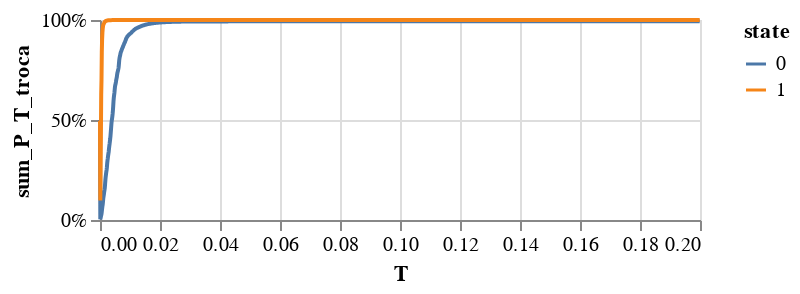

Here is the notebook cell this chart was saved with:
### Code cell
alt.Chart(db_mean).mark_line().encode(
    x = 'T',
    y = alt.Y('sum_P_T_troca').axis(format = '%'),
    color = 'state:N',
).properties(height = 100).resolve_scale(y = 'independent')

### Figure 1 — Vega-Lite specification as saved in the notebook (floating-point values rounded to 4 significant figures; data arrays with more than 128 entries replaced by an {"elided": "..."} marker saying what was removed)
{"config": {"view": {"continuousWidth": 300, "continuousHeight": 300}}, "data": {"name": "data-a794136c06b3cd0d2b195fc2910ea903"}, "mark": {"type": "line"}, "encoding": {"color": {"field": "state", "type": "nominal"}, "x": {"field": "T", "type": "quantitative"}, "y": {"axis": {"format": "%"}, "field": "sum_P_T_troca", "type": "quantitative"}}, "height": 100, "resolve": {"scale": {"y": "independent"}}, "$schema": "https://vega.github.io/schema/vega-lite/v5.17.0.json", "datasets": {"data-a794136c06b3cd0d2b195fc2910ea903": {"elided": "4000 records"}}}
